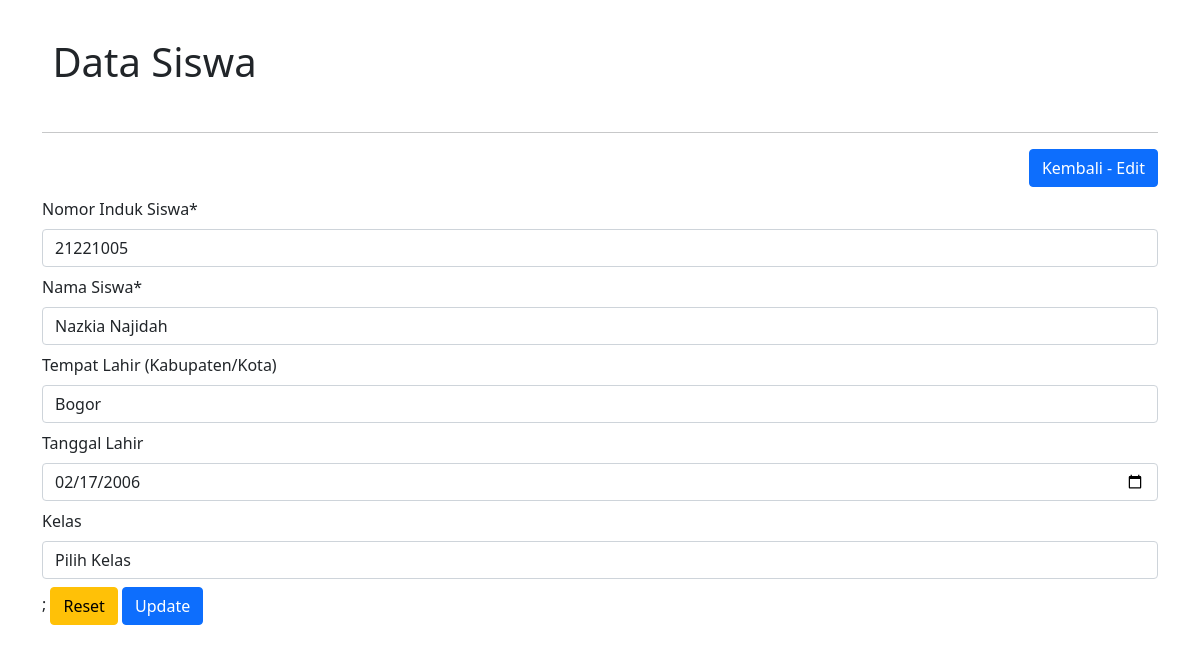
The app's page /siswa/edit.php?id=25 with its own data.
### tables this page shows
CREATE TABLE `siswa` (
  `id` int(5) NOT NULL,
  `nis` varchar(16) DEFAULT NULL,
  `nama` varchar(75) DEFAULT NULL,
  `tempat_lahir` varchar(50) DEFAULT NULL,
  `tanggal_lahir` date DEFAULT NULL,
  `kelas_id` int(5) NOT NULL
);

### siswa/edit.php (the view, shortened to what this page needs)
<!DOCTYPE html>
<html lang="en">
<head>
    <link href="https://cdn.jsdelivr.net/npm/bootstrap@5.1.3/dist/css/bootstrap.min.css" rel="stylesheet">
</head>
<body>
    <div class="container mt-3">
        <div class="row">
            <div class="col-md-12">
                <h1>
                    Data Siswa
                </h1>
                <hr>
                <a href="index.php" class="btn btn-primary" style="float: right;">Kembali - Edit</a><br></br>
            </div>
            <?php
                require_once('../config.php');
                $id = $_GET['id'];
                $sql = "SELECT * FROM siswa WHERE id='$id'";
                $result = mysqli_query($config, $sql);
                $r = mysqli_fetch_assoc($result);
            ?>
            <form action="update.php" method="post">
                <div class="mb-2">
                    <label for="nis" class="form-label">Nomor Induk Siswa*</label>
                    <input type="number" name="nis" value="<?= $r['nis']; ?>" class="form-control" required>
                </div>
                <div class="mb-2">
                    <label for="nama" class="form-label">Nama Siswa*</label>
                    <input type="text" name="nama" value="<?= $r['nama']; ?>" class="form-control" required>
                </div>
                <div class="mb-2">
                    <label for="tempat_lahir" class="form-label">Tempat Lahir (Kabupaten/Kota)</label>
                    <input type="text" name="tempat_lahir" value="<?= $r['tempat_lahir']; ?>" class="form-control" required autofocus>
                </div>
                <div class="mb-2">
                    <label for="tanggal_lahir" class="form-label">Tanggal Lahir</label>
                    <input type="date" name="tanggal_lahir" value="<?= $r['tanggal_lahir']; ?>" class="form-control">
                </div>
                <div class="mb-2">
                    <label for="kelas_id" class="form-label">Kelas</label>
                    <select name="kelas_id" required class="form-control">
                        <option value="">Pilih Kelas</option>
                    </select>
                </div>
                <div>
                    <input type="hidden" name="id" value="<?=$r['id']; ?>">;
                    <input type="reset" class= "btn btn-md btn-warning">
                    <button type="submit" name="update" class= "btn btn-md btn-primary">Update</button>
                </div>
            </form>
        </div>
    </div>
</body>
</html>

### records on screen
siswa: nis "21221005", nama "Nazkia Najidah", tempat_lahir "Bogor", tanggal_lahir "02/17/2006"
